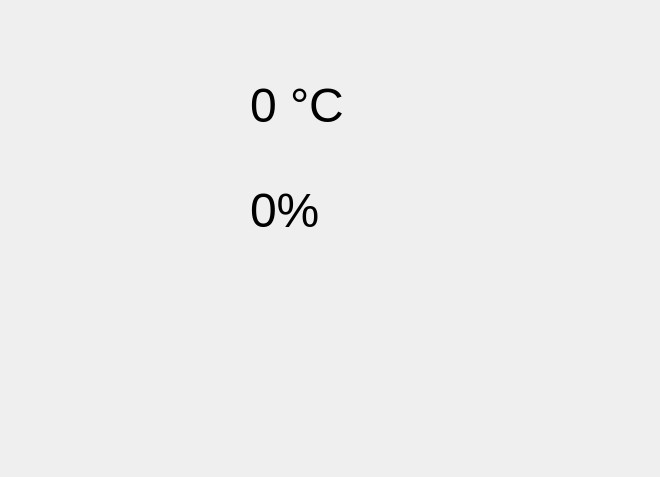
<?xml version="1.0" encoding="UTF-8"?>
<ui version="4.0">
 <class>MainWidget</class>
 <widget class="QWidget" name="MainWidget">
  <property name="geometry">
   <rect>
    <x>0</x>
    <y>0</y>
    <width>660</width>
    <height>477</height>
   </rect>
  </property>
  <property name="windowTitle">
   <string>Temperature and Humidity Monitoring Program</string>
  </property>
  <widget class="QLabel" name="labelTemperature">
   <property name="geometry">
    <rect>
     <x>250</x>
     <y>70</y>
     <width>331</width>
     <height>71</height>
    </rect>
   </property>
   <property name="font">
    <font>
     <pointsize>36</pointsize>
    </font>
   </property>
   <property name="text">
    <string>0 °C</string>
   </property>
  </widget>
  <widget class="QLabel" name="labelHumidity">
   <property name="geometry">
    <rect>
     <x>250</x>
     <y>170</y>
     <width>341</width>
     <height>81</height>
    </rect>
   </property>
   <property name="font">
    <font>
     <pointsize>36</pointsize>
    </font>
   </property>
   <property name="text">
    <string>0%</string>
   </property>
  </widget>
 </widget>
 <resources/>
 <connections/>
</ui>
